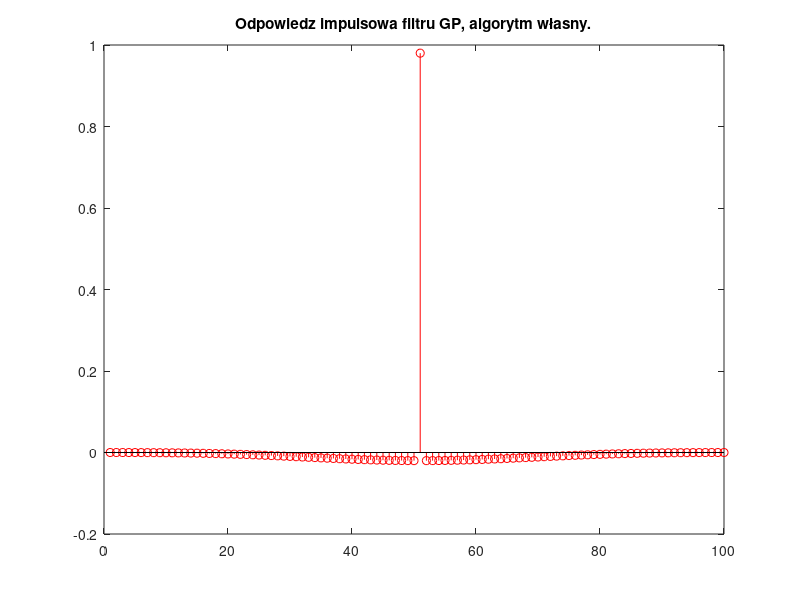
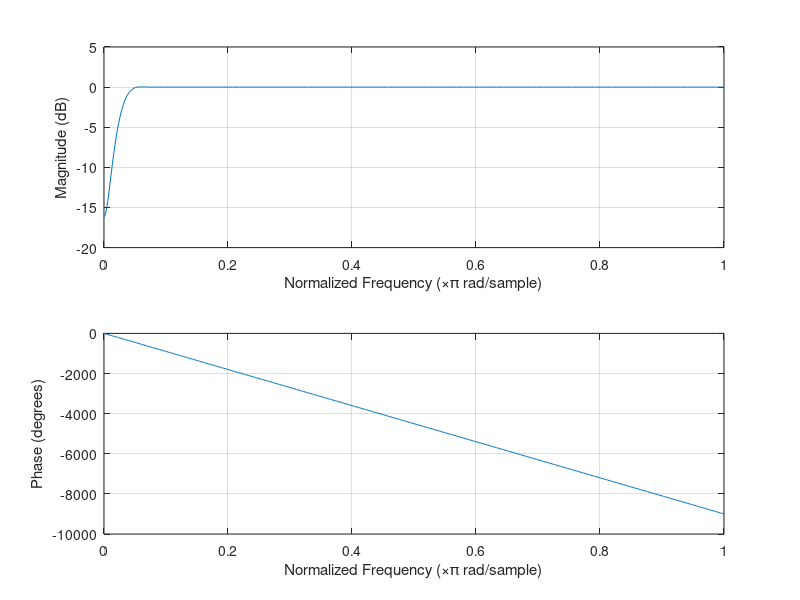
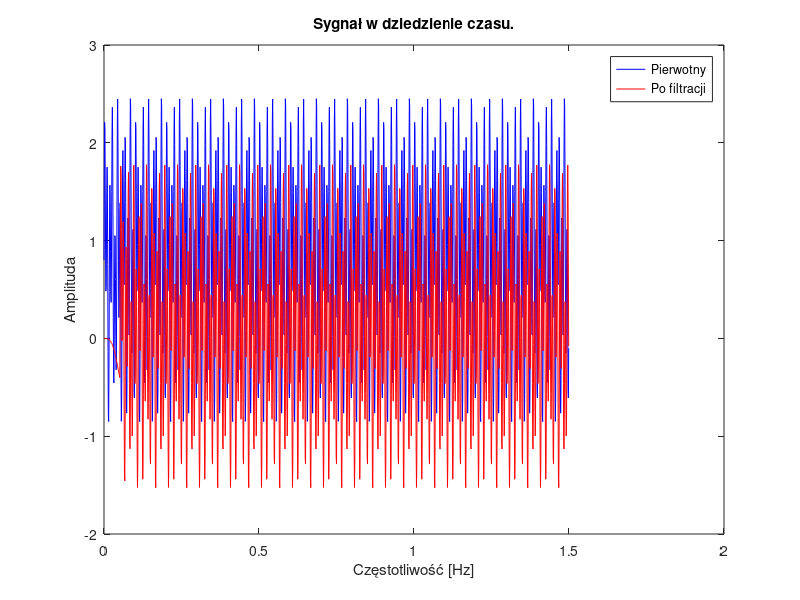
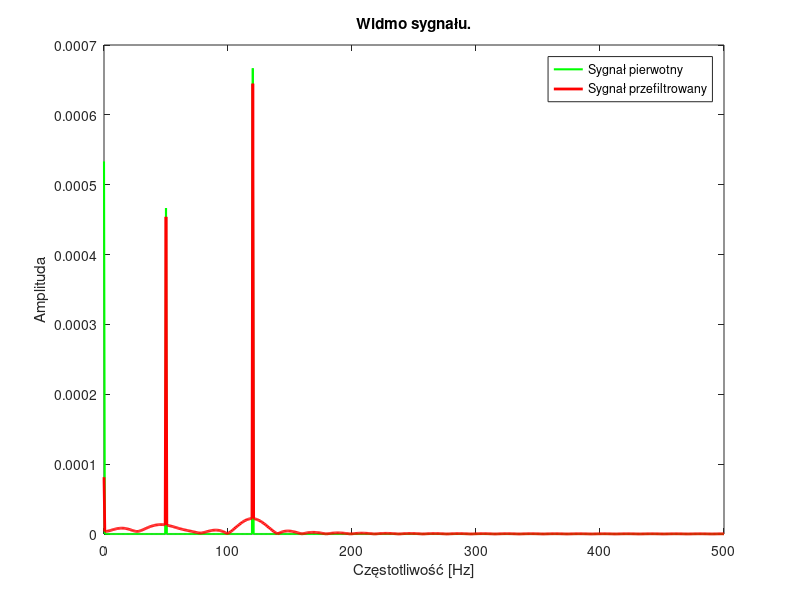

Source code (MATLAB) for these figures, in order:
close all; clear; clc;
%generacja sygnału zaszumionego i definicja paramterów
fs = 1000;                        
T = 1/fs;               
L = 1500;         
t = (0:L-1)*T;       
S = 0.8 + 0.7*sin(2*pi*50*t) + sin(2*pi*120*t);
samples = S;

prod = 0;
N = 101;
fd = 10;

iterator = -(N-1)/2;
indeks = 0;

%obliczenie transformaty od samples, próbek wejściowych sygnału
widmo = fft(samples);
%obliczanie współczynników dla filtru górnoprzepustowego, z transformaty
%filtru z zastosowaniem okna
window = hamming(N);

for k=1:N-1
    if (iterator ~= 0)
     h(k) = -sin(2*pi*iterator*fd/fs)/(iterator*pi)*window(k);
    else
      h(k) = -2*fd/fs*window(k);
    end
     iterator = iterator+1;
end
h((N-1)/2+1)=h((N-1)/2+1)+1;


%wykres odpowiadający za odpowiedz "impulsową" filtru FIR: własnego
%algorytmu
figure("Name", "Odpowiedź impulsowa", "NumberTitle", "off");
stem(h,'r-');
title("Odpowiedz impulsowa filtru GP, algorytm własny.");


%wykres modułu transmitancji oraz fazy
figure("Name", "Algorytm FIR własny algorytm", "NumberTitle","off");
freqz(h);

figure("Name", "Porównanie sygnałów", "NumberTitle","off");
plot(t,samples, 'b-');
title("Sygnał w dziedzienie czasu.");
hold on;

%stosujemy transmitancję filtru dla każdej próbki
original = samples;
for n=1:1:length(samples)
    for i=1:1:N-1
        if (n-i-1<1)
         prod = prod + conv(0, h(i));
        else
           prod = prod + conv(original(n-i-1), h(i)); 
        end
    end
    Y2(n) = prod;
    prod = 0;
end

%obliczamy transfomate odwrotną dla przekształconego widma
plot(t,Y2,'r-');
xlabel('Częstotliwość [Hz]')
ylabel('Amplituda')
legend('Pierwotny', 'Po filtracji');

%wypisujemy widmo sygnalu przekształconego
figure("Name", "Widmo sygnału", "NumberTitle","off");
L = length(widmo);
P2 = abs(widmo/L.^2);
P1 = P2(1:L/2+1);
P1(2:end-1) = 2*P1(2:end-1);
f = fs/L*(0:(L/2));
plot(f,P1,'g-','LineWidth',1.5);
hold on;
L = length(fft(Y2));
P2 = abs(fft(Y2)/L.^2);
P1 = P2(1:L/2+1);
P1(2:end-1) = 2*P1(2:end-1);
f = fs/L*(0:(L/2));
plot(f,P1,'r-','LineWidth',2)
title("Widmo sygnału pierwotnego");
xlabel('Częstotliwość [Hz]')
ylabel('Amplituda')
legend("Sygnał pierwotny","Sygnał przefiltrowany");
title("Widmo sygnału.");


